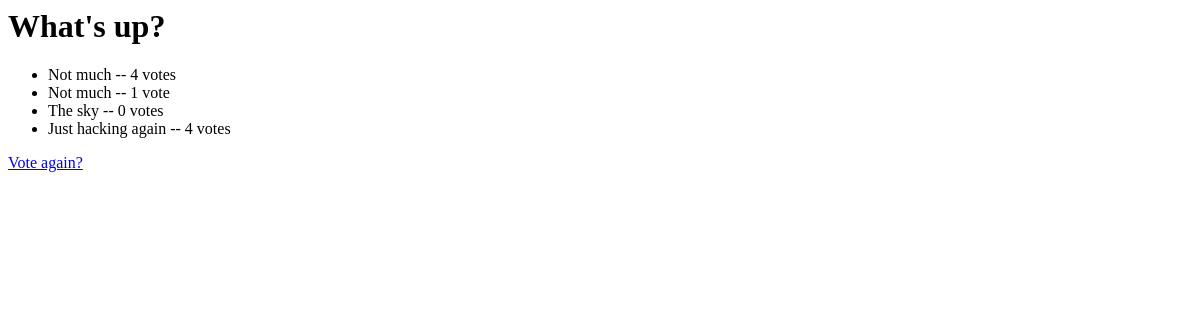
/polls/1/results/, run on an earlier commit of the app's database.
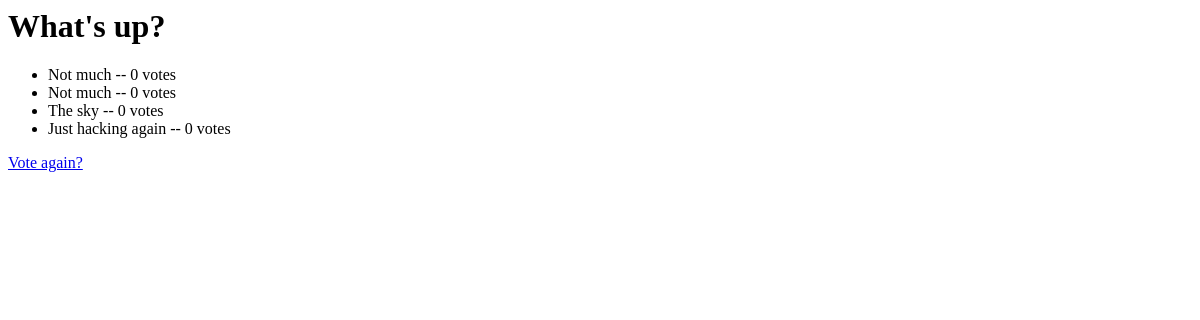
And on a later commit of the database.
### polls/models.py (models this page shows, shortened)
class Question(models.Model):
    question_text = models.CharField(max_length=200)
    pub_Date = models.DateTimeField('date published')

class Choice(models.Model):
    question = models.ForeignKey(Question, on_delete=models.CASCADE)
    choice_text = models.CharField(max_length=200)
    votes = models.IntegerField(default=0)

### polls/views.py (the view)
class ResultsView(generic.DetailView):
    model = Question
    template_name = 'polls/results.html'

### polls/templates/polls/results.html
<h1>{{ question.question_text }}</h1>
<ul>
{% for choice in question.choice_set.all %}
    <li>{{ choice.choice_text }} -- {{ choice.votes }} vote{{ choice.votes|pluralize }}</li>
{% endfor %}
</ul>
<a href="{% url 'polls:detail' question.id %}">Vote again?</a>

What changed in the data, as far as the page shows it:
changed Choice (number 1 of 4 on the later page): votes "4" → "0"
changed Choice (number 2 of 4 on the later page): votes "1" → "0"
changed Choice "Just hacking again": votes "4" → "0"
